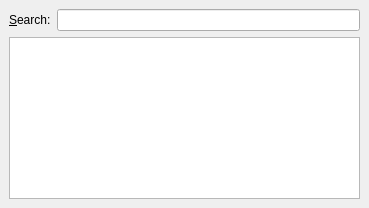
<?xml version="1.0" encoding="UTF-8"?>
<ui version="4.0">
 <author>Petr Vanek &lt;petr@scribus.info&gt;</author>
 <class>UnicodeSearch</class>
 <widget class="QDialog" name="UnicodeSearch">
  <property name="geometry">
   <rect>
    <x>0</x>
    <y>0</y>
    <width>369</width>
    <height>208</height>
   </rect>
  </property>
  <property name="windowTitle">
   <string>Unicode Search</string>
  </property>
  <layout class="QGridLayout">
   <property name="leftMargin">
    <number>9</number>
   </property>
   <property name="topMargin">
    <number>9</number>
   </property>
   <property name="rightMargin">
    <number>9</number>
   </property>
   <property name="bottomMargin">
    <number>9</number>
   </property>
   <item row="0" column="0">
    <widget class="QLabel" name="textLabel1">
     <property name="text">
      <string>&amp;Search:</string>
     </property>
     <property name="wordWrap">
      <bool>false</bool>
     </property>
     <property name="buddy">
      <cstring>searchEdit</cstring>
     </property>
    </widget>
   </item>
   <item row="0" column="1">
    <widget class="QLineEdit" name="searchEdit">
     <property name="toolTip">
      <string>Enter the search phrase. Then press Enter.</string>
     </property>
    </widget>
   </item>
   <item row="1" column="0" colspan="2">
    <widget class="QTableView" name="tableView">
     <property name="alternatingRowColors">
      <bool>true</bool>
     </property>
     <property name="selectionMode">
      <enum>QAbstractItemView::SingleSelection</enum>
     </property>
     <property name="selectionBehavior">
      <enum>QAbstractItemView::SelectRows</enum>
     </property>
    </widget>
   </item>
  </layout>
 </widget>
 <resources/>
 <connections/>
</ui>
